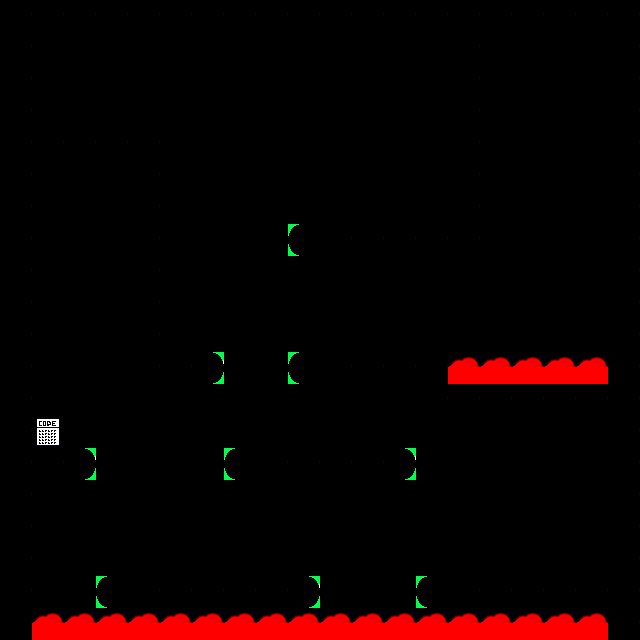

A 2D game scene composited from a Tiled map and its tileset images. What follows is a short description and the map's XML, with each tile layer's data collapsed to a summary:
An orthogonal 20x20 tile map with 32x32 px tiles, 2 tile layers (collision, foreground), 3 tilesets and 8 objects (3x rotator, 2x lava, player, me.LevelEntity, jumper).

<map version="1.0" orientation="orthogonal" width="20" height="20" tilewidth="32" tileheight="32">
 <properties>
  <property name="background_image" value="background" />
 </properties>
 <tileset firstgid="1" name="tiles" tilewidth="32" tileheight="32">
  <image source="../images/tiles.png" width="192" height="32" />
 </tileset>
 <tileset firstgid="7" name="metatiles" tilewidth="32" tileheight="32">
  <image source="../images/metatiles.png" width="32" height="32" />
  <tile id="0">
   <properties>
    <property name="type" value="solid" />
   </properties>
  </tile>
 </tileset>
 <tileset firstgid="8" name="goal" tilewidth="32" tileheight="32">
  <image source="../images/goal.png" width="32" height="32" />
 </tileset>
 <layer name="collision" width="20" height="20">
  <data>[400 cells, 115 non-empty, 1 distinct tile ids]</data>
 </layer>
 <layer name="foreground" width="20" height="20">
  <data>[400 cells, 139 non-empty, 5 distinct tile ids]</data>
 </layer>
 <objectgroup name="objects" width="20" height="20">
  <object name="player" x="32" y="96" width="32" height="32">
   <properties>
    <property name="image" value="player" />
    <property name="spritewidth" value="32" />
   </properties>
  </object>
  <object name="lava" x="32" y="608" width="576" height="32">
   <properties>
    <property name="duration" value="1" />
    <property name="fade" value="#000000" />
    <property name="to" value="Level 13" />
   </properties>
  </object>
  <object name="me.LevelEntity" x="32" y="416" width="32" height="32">
   <properties>
    <property name="duration" value="1" />
    <property name="fade" value="#000000" />
    <property name="to" value="Level 14" />
   </properties>
  </object>
  <object name="rotator" x="416" y="192" width="32" height="32">
   <properties>
    <property name="image" value="rotator" />
    <property name="spritewidth" value="32" />
   </properties>
  </object>
  <object name="rotator" x="160" y="320" width="32" height="32">
   <properties>
    <property name="image" value="rotator" />
    <property name="spritewidth" value="32" />
   </properties>
  </object>
  <object name="rotator" x="576" y="544" width="32" height="32">
   <properties>
    <property name="image" value="rotator" />
    <property name="spritewidth" value="32" />
   </properties>
  </object>
  <object name="jumper" x="128" y="544" width="32" height="32">
   <properties>
    <property name="image" value="jumper" />
    <property name="spritewidth" value="32" />
   </properties>
  </object>
  <object name="lava" x="448" y="352" width="160" height="32">
   <properties>
    <property name="duration" value="1" />
    <property name="fade" value="#000000" />
    <property name="to" value="Level 13" />
   </properties>
  </object>
 </objectgroup>
</map>
